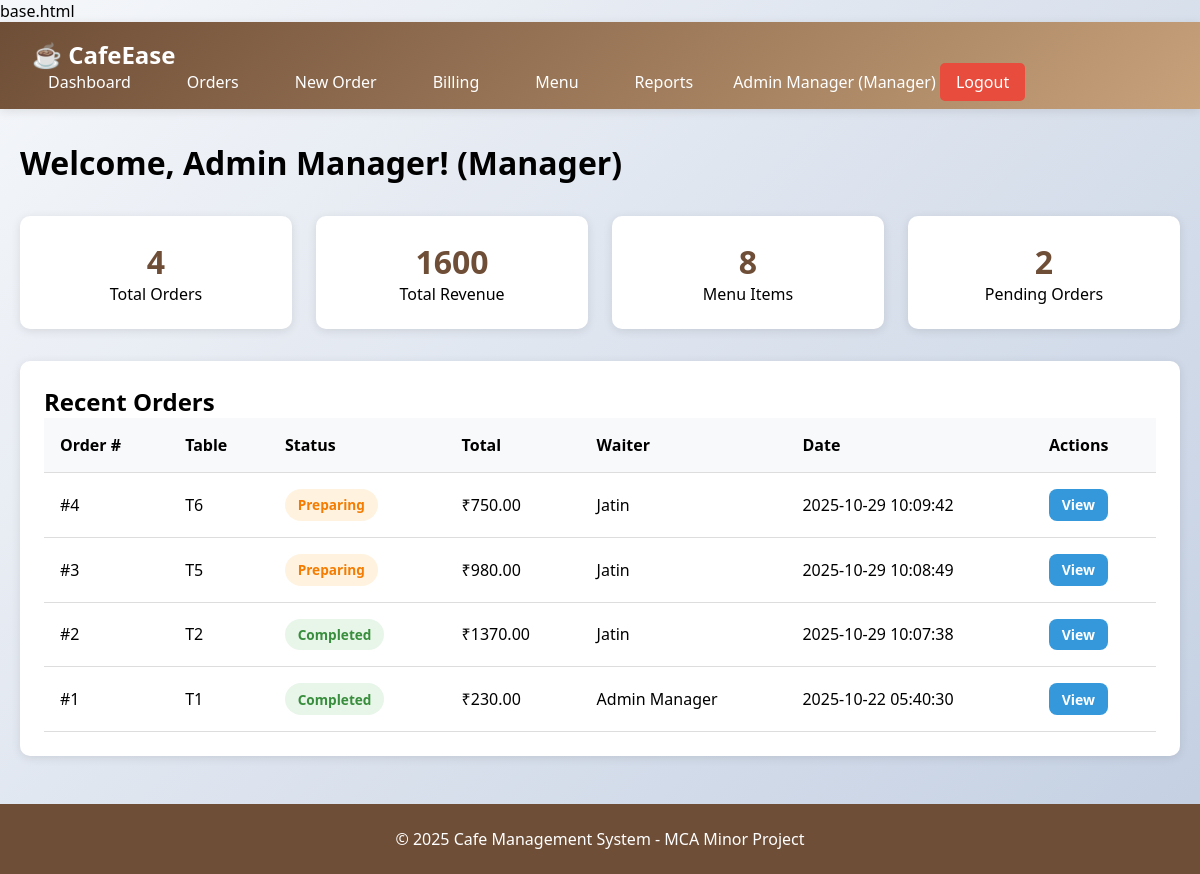
The app's page /dashboard (signed in) with its own data.
### tables this page shows
CREATE TABLE users (
    id INTEGER PRIMARY KEY AUTOINCREMENT,
    name VARCHAR(100) NOT NULL,
    email VARCHAR(100) UNIQUE NOT NULL,
    password VARCHAR(255) NOT NULL,
    role VARCHAR(20) NOT NULL CHECK(role IN ('Manager', 'Cashier', 'Waiter')),
    created_at TIMESTAMP DEFAULT CURRENT_TIMESTAMP
);

CREATE TABLE orders (
    id INTEGER PRIMARY KEY AUTOINCREMENT,
    table_no VARCHAR(10) NOT NULL,
    status VARCHAR(20) DEFAULT 'Placed' CHECK(status IN ('Placed', 'Preparing', 'Completed', 'Cancelled')),
    total_amount DECIMAL(10, 2) DEFAULT 0,
    waiter_id INTEGER NOT NULL,
    created_at TIMESTAMP DEFAULT CURRENT_TIMESTAMP,
    FOREIGN KEY (waiter_id) REFERENCES users(id)
);

### app.py (the view, shortened to what this page needs)
@app.route('/dashboard')
@login_required
def dashboard():
    conn = get_db_connection()
    stats = {}
    if session['role'] == 'Manager':
        stats['total_orders'] = conn.execute('SELECT COUNT(*) as count FROM orders').fetchone()['count']
        stats['total_revenue'] = conn.execute('SELECT SUM(total_amount) as total FROM orders WHERE status = "Completed"').fetchone()['total'] or 0
        stats['menu_items'] = conn.execute('SELECT COUNT(*) as count FROM menu_items').fetchone()['count']
        stats['pending_orders'] = conn.execute('SELECT COUNT(*) as count FROM orders WHERE status != "Completed"').fetchone()['count']
        recent_orders = conn.execute('''
            SELECT o.*, u.name as waiter_name
            FROM orders o
            JOIN users u ON o.waiter_id = u.id
            ORDER BY o.created_at DESC LIMIT 5
        ''').fetchall()
    conn.close()
    return render_template('dashboard.html', stats=stats, recent_orders=recent_orders)

### app.py (called while the page is built)
def get_db_connection():
    conn = sqlite3.connect(DATABASE)
    conn.row_factory = sqlite3.Row
    return conn

def login_required(f):
    @wraps(f)
    def decorated_function(*args, **kwargs):
        if 'user_id' not in session:
            flash('Please login first!', 'error')
            return redirect(url_for('login'))
        return f(*args, **kwargs)
    return decorated_function

### templates/dashboard.html (shortened to what this page needs)
{% extends "base.html" %}
{% block content %}
<h1>Welcome, {{ session.user_name }}! ({{ session.role }})</h1>
<div style="display: grid; grid-template-columns: repeat(auto-fit, minmax(200px, 1fr)); gap: 1.5rem; margin: 2rem 0;">
    {% for key, value in stats.items() %}
    <div style="background: white; padding: 1.5rem; border-radius: 10px; text-align: center; box-shadow: 0 2px 10px rgba(0,0,0,0.1);">
        <h3 style="font-size: 2rem; color: #6F4E37;">{{ value }}</h3>
        <p>{{ key.replace('_', ' ').title() }}</p>
    </div>
    {% endfor %}
</div>
<div class="card">
    <h2>Recent Orders</h2>
    {% if recent_orders %}
    <table class="table">
        <thead>
            <tr>
                <th>Order #</th>
                <th>Table</th>
                <th>Status</th>
                <th>Total</th>
                {% if session.role != 'Waiter' %}
                <th>Waiter</th>
                {% endif %}
                <th>Date</th>
                <th>Actions</th>
            </tr>
        </thead>
        <tbody>
            {% for order in recent_orders %}
            <tr>
                <td>#{{ order.id }}</td>
                <td>{{ order.table_no }}</td>
                <td><span class="badge badge-{{ order.status.lower() }}">{{ order.status }}</span></td>
                <td>₹{{ "%.2f"|format(order.total_amount) }}</td>
                {% if session.role != 'Waiter' %}
                <td>{{ order.waiter_name }}</td>
                {% endif %}
                <td>{{ order.created_at }}</td>
                <td>
                    <a href="{{ url_for('view_order', order_id=order.id) }}" class="btn btn-sm btn-info">View</a>
                </td>
            </tr>
            {% endfor %}
        </tbody>
    </table>
    {% else %}
    <p style="text-align: center; padding: 2rem;">No orders yet.</p>
    {% endif %}
</div>
{% endblock %}

### templates/base.html (shortened to what this page needs)
<!DOCTYPE html>
<html lang="en">
<head>
</head>
<body>
    {% if session.user_id %}
    <nav class="navbar">
        <div class="nav-container">
            <a href="{{ url_for('dashboard') }}" class="nav-brand">☕ CafeEase</a>
            <ul class="nav-menu">
                <li><a href="{{ url_for('dashboard') }}">Dashboard</a></li>
                {% if session.role in ['Waiter', 'Manager'] %}
                <li><a href="{{ url_for('orders') }}">Orders</a></li>
                <li><a href="{{ url_for('create_order') }}">New Order</a></li>
                {% endif %}
                {% if session.role in ['Cashier', 'Manager'] %}
                <li><a href="{{ url_for('billing') }}">Billing</a></li>
                {% endif %}
                <li><a href="{{ url_for('menu') }}">Menu</a></li>
                {% if session.role == 'Manager' %}
                <li><a href="{{ url_for('reports') }}">Reports</a></li>
                {% endif %}
                <li>
                    <span style="color: white;">{{ session.user_name }} ({{ session.role }})</span>
                    <a href="{{ url_for('logout') }}" class="btn-logout">Logout</a>
                </li>
            </ul>
        </div>
    </nav>
    {% endif %}
    <main class="container">
        {% block content %}{% endblock %}
    </main>
    <footer class="footer">
        <p>&copy; 2025 Cafe Management System - MCA Minor Project</p>
    </footer>
</body>
</html>

### templates/base.html (style rules this page uses)
* { margin: 0; padding: 0; box-sizing: border-box; }
body { font-family: 'Segoe UI', Tahoma, Geneva, Verdana, sans-serif; background: linear-gradient(135deg, #f5f7fa 0%, #c3cfe2 100%); min-height: 100vh; }
.navbar { background: linear-gradient(135deg, #6F4E37 0%, #C7A17A 100%); padding: 1rem 2rem; box-shadow: 0 2px 10px rgba(0,0,0,0.1); }
.nav-container { max-width: 1200px; margin: 0 auto; display: flex; justify-content: space-between; align-items: center; flex-wrap: wrap; }
.nav-brand { font-size: 1.5rem; font-weight: bold; color: white; text-decoration: none; }
.nav-menu { display: flex; list-style: none; gap: 1.5rem; align-items: center; }
.nav-menu a { color: white; text-decoration: none; padding: 0.5rem 1rem; border-radius: 5px; transition: background 0.3s; }
.btn-logout { background: #e74c3c; padding: 0.5rem 1rem; border-radius: 5px; color: white; text-decoration: none; }
.container { max-width: 1200px; margin: 2rem auto; padding: 0 20px; }
.card { background: white; border-radius: 10px; padding: 1.5rem; margin-bottom: 2rem; box-shadow: 0 2px 10px rgba(0,0,0,0.1); }
.btn { padding: 0.75rem 1.5rem; border: none; border-radius: 8px; font-size: 1rem; cursor: pointer; text-decoration: none; display: inline-block; transition: all 0.3s; font-weight: 600; }
.btn-info { background: #3498db; color: white; }
.btn-sm { padding: 0.4rem 0.8rem; font-size: 0.875rem; }
.table { width: 100%; border-collapse: collapse; }
.table thead { background: #f8f9fa; }
.table th, .table td { padding: 1rem; text-align: left; border-bottom: 1px solid #ddd; }
.badge { padding: 0.4rem 0.8rem; border-radius: 20px; font-size: 0.85rem; font-weight: 600; display: inline-block; }
.badge-preparing { background: #fff3e0; color: #f57c00; }
.badge-completed { background: #e8f5e9; color: #388e3c; }
.footer { background: #6F4E37; color: white; text-align: center; padding: 1.5rem; margin-top: 3rem; }

### records on screen
users: user_name "Admin Manager", role "Manager"
orders: id "4", table_no "T6", status "Preparing", total_amount "750.00", waiter_name "Jatin", created_at "2025-10-29 10:09:42"
orders: id "3", table_no "T5", status "Preparing", total_amount "980.00", waiter_name "Jatin", created_at "2025-10-29 10:08:49"
orders: id "2", table_no "T2", status "Completed", total_amount "1370.00", waiter_name "Jatin", created_at "2025-10-29 10:07:38"
orders: id "1", table_no "T1", status "Completed", total_amount "230.00", waiter_name "Admin Manager", created_at "2025-10-22 05:40:30"

### other values on screen
{{ value }} "4" "1600" "8" "2"
{{ key.replace('_', ' ').title() }} "Total Orders" "Total Revenue" "Menu Items" "Pending Orders"
